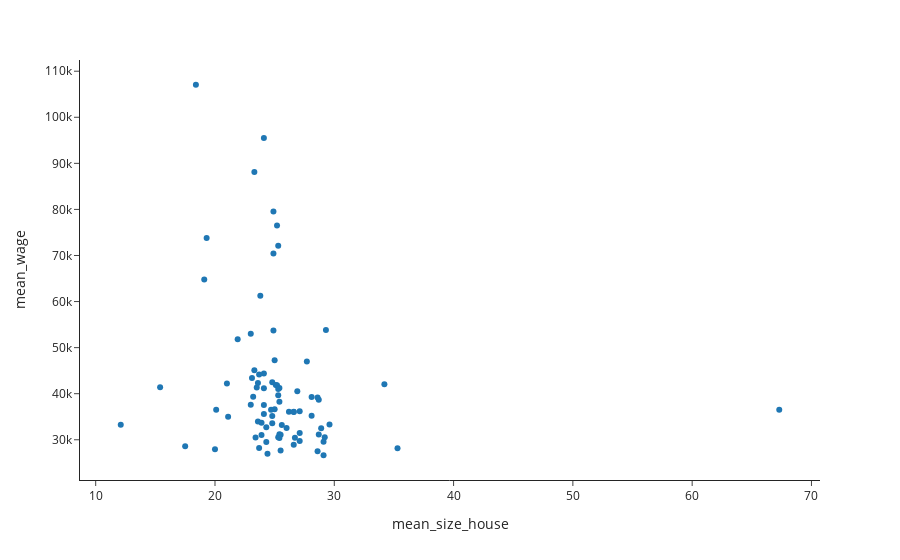

Notebook cell for this chart:
### Code cell
px.scatter(df, x='mean_size_house', y='mean_wage', template='simple_white',
          hover_name='город')

### Figure 1 — Plotly figure (JSON) as saved in the notebook; plotly's stock layout.template omitted (floating-point values rounded to 4 significant figures)
{"data": [{"hovertemplate": "<b>%{hovertext}</b><br><br>mean_size_house=%{x}<br>mean_wage=%{y}<extra></extra>", "hovertext": ["Анадырь", "Салехард", "Южно-Сахалинск", "Магадан", "Петропавловск-Камчатский", "Ханты-Мансийск", "Нарьян-Мар", "Якутск", "Мурманск", "Тюмень", "Хабаровск", "Владивосток", "Екатеринбург", "Иркутск", "Архангельск", "Красноярск", "Сыктывкар", "Томск", "Нижний Новгород", "Уфа", "Чита", "Краснодар", "Новосибирск", "Благовещенск", "Кызыл", "Пермь", "Петрозаводск", "Абакан", "Казань", "Ростов-на-Дону", "Калуга", "Кемерово", "Самара", "Тула", "Калининград", "Челябинск", "Биробиджан", "Ярославль", "Великий Новгород", "Улан-Удэ", "Магас", "Оренбург", "Липецк", "Тверь", "Вологда", "Рязань", "Омск", "Воронеж", "Астрахань", "Ижевск", "Горно-Алтайск", "Волгоград ", "Белгород", "Ставрополь", "Симферополь", "Владимир", "Киров", "Ульяновск", "Саратов", "Смоленск", "Курган", "Пенза", "Йошкар-Ола", "Барнаул", "Брянск", "Псков", "Чебоксары", "Грозный", "Кострома", "Курск", "Орел", "Иваново", "Тамбов", "Махачкала", "Саранск", "Владикавказ", "Нальчик", "Севастополь", "Майкоп", "Черкесск", "Элиста", "Москва", "Санкт-Петербург"], "legendgroup": "", "marker": {"color": "#1F77B4", "symbol": "circle"}, "mode": "markers", "name": "", "orientation": "v", "showlegend": false, "type": "scatter", "x": [18.4, 24.1, 23.3, 24.9, 25.2, 25.3, 24.9, 19.1, 23.8, 29.3, 23, 21.9, 25, 27.7, 23.3, 24.1, 23.7, 23.1, 24.8, 23.6, 21, 34.2, 25.1, 25.2, 15.4, 23.5, 25.4, 24.1, 25.3, 26.9, 25.3, 23.2, 28.1, 28.6, 28.7, 25.4, 23, 24.1, 25, 20.1, 67.3, 24.7, 27.1, 26.2, 26.6, 26.6, 24.1, 28.1, 24.8, 21.1, 23.6, 23.9, 24.8, 29.6, 12.1, 25.6, 24.3, 26, 28.9, 27.1, 25.4, 28.7, 25.5, 23.9, 29.2, 25.3, 23.4, 26.7, 25.4, 27.1, 29.1, 24.3, 26.6, 17.5, 23.7, 35.3, 20, 25.5, 28.6, 24.4, 29.1, 19.3, 24.9], "xaxis": "x", "y": [107100.0, 95496, 88150.0, 79540.0, 76530.0, 72090.0, 70420.0, 64800.0, 61260.0, 53830.0, 52990.0, 51830.0, 47270.0, 46980, 45100.0, 44380.0, 44180.0, 43410.0, 42470.0, 42310.0, 42200.0, 42030.0, 41884, 41810.0, 41383, 41330.0, 41230.0, 41200.0, 41020.0, 40560.0, 39650.0, 39320.0, 39300.0, 39180.0, 38686, 38230.0, 37590.0, 37530.0, 36640.0, 36540.0, 36520.0, 36520.0, 36190.0, 36097, 36070.0, 36020.0, 35602, 35200.0, 35179, 35010.0, 33960.0, 33720.0, 33570.0, 33290.0, 33280.0, 33210.0, 32720.0, 32560.0, 32500.0, 31462, 31200.0, 31130.0, 31100.0, 31010.0, 30540.0, 30540.0, 30510.0, 30455, 30370.0, 29750.0, 29580.0, 29500.0, 28930.0, 28610.0, 28210.0, 28180.0, 27960.0, 27687, 27480.0, 26960.0, 26640.0, 73812, 53740], "yaxis": "y"}], "layout": {"legend": {"tracegroupgap": 0}, "margin": {"t": 60}, "xaxis": {"anchor": "y", "domain": [0, 1], "title": {"text": "mean_size_house"}}, "yaxis": {"anchor": "x", "domain": [0, 1], "title": {"text": "mean_wage"}}}}
